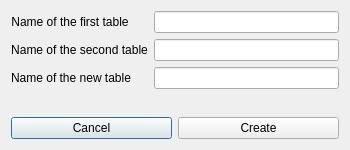
<?xml version="1.0" encoding="UTF-8"?>
<ui version="4.0">
 <class>GenDialog</class>
 <widget class="QDialog" name="GenDialog">
  <property name="geometry">
   <rect>
    <x>0</x>
    <y>0</y>
    <width>350</width>
    <height>150</height>
   </rect>
  </property>
  <property name="minimumSize">
   <size>
    <width>350</width>
    <height>150</height>
   </size>
  </property>
  <property name="maximumSize">
   <size>
    <width>350</width>
    <height>150</height>
   </size>
  </property>
  <property name="windowTitle">
   <string>Dialog</string>
  </property>
  <layout class="QGridLayout" name="gridLayout">
   <item row="0" column="0" colspan="2">
    <layout class="QFormLayout" name="formLayout">
     <item row="0" column="0">
      <widget class="QLabel" name="label">
       <property name="text">
        <string>&lt;html&gt;&lt;head/&gt;&lt;body&gt;&lt;p align=&quot;center&quot;&gt;Name of the first table&lt;/p&gt;&lt;/body&gt;&lt;/html&gt;</string>
       </property>
      </widget>
     </item>
     <item row="1" column="0">
      <widget class="QLabel" name="label_2">
       <property name="text">
        <string>&lt;html&gt;&lt;head/&gt;&lt;body&gt;&lt;p align=&quot;center&quot;&gt;Name of the second table&lt;/p&gt;&lt;/body&gt;&lt;/html&gt;</string>
       </property>
      </widget>
     </item>
     <item row="2" column="0">
      <widget class="QLabel" name="label_3">
       <property name="text">
        <string>&lt;html&gt;&lt;head/&gt;&lt;body&gt;&lt;p align=&quot;center&quot;&gt;Name of the new table&lt;/p&gt;&lt;/body&gt;&lt;/html&gt;</string>
       </property>
      </widget>
     </item>
     <item row="0" column="1">
      <widget class="QLineEdit" name="first_line"/>
     </item>
     <item row="1" column="1">
      <widget class="QLineEdit" name="second_line"/>
     </item>
     <item row="2" column="1">
      <widget class="QLineEdit" name="new_line"/>
     </item>
    </layout>
   </item>
   <item row="1" column="0">
    <widget class="QPushButton" name="CancelButton">
     <property name="text">
      <string>Cancel</string>
     </property>
    </widget>
   </item>
   <item row="1" column="1">
    <widget class="QPushButton" name="CreateButton">
     <property name="text">
      <string>Create</string>
     </property>
    </widget>
   </item>
  </layout>
 </widget>
 <resources/>
 <connections/>
</ui>
